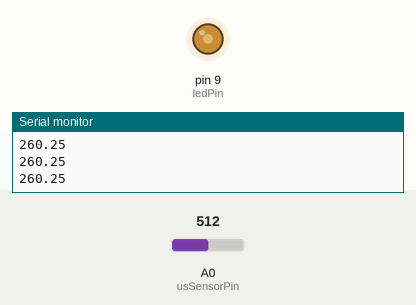
Recording of a sketch running on a simulated Arduino Uno, built with avr-gcc and run on an emulated ATmega328P. Parts: output pins drawn as LEDs (lit = HIGH), the last lines printed to the serial monitor. The inputs (shaded band) are chosen by the test bench; at power-on: A0 (usSensorPin) = 512.

Above: at 1.2 s.
1.3 s: A0 (usSensorPin) set to 306
At 2.5 s:
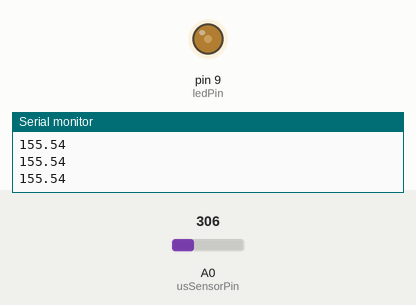
2.8 s: A0 (usSensorPin) set to 122
At 3.4 s:
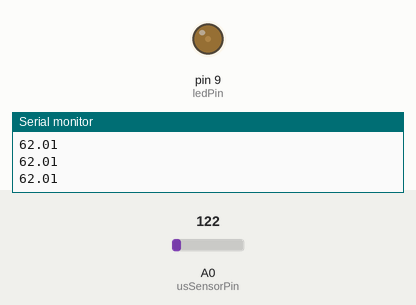
4.3 s: A0 (usSensorPin) set to 900
At 5.8 s:
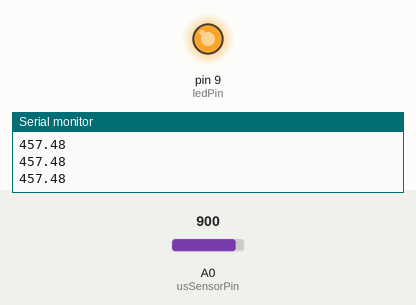
Timing chart, 0 to 7.3 s (numbered marks = the images above; inputs shaded):
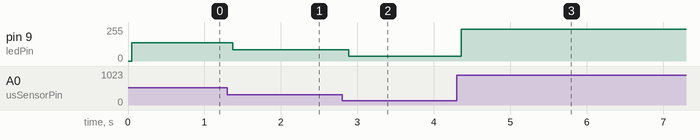

Measured:
- after the input at 1.3 s, pin 9 (ledPin): 137/255 → 83/255 after 0.07 s
- after the input at 2.8 s, pin 9 (ledPin): 83/255 → 35/255 after 0.09 s
- after the input at 4.3 s, pin 9 (ledPin): 35/255 → 237/255 after 0.06 s

The sketch:

activity9b_SensorScreenJam.ino
```cpp
// Ultrasonic Sensor → LED Brightness
// Closer the object, brighter the LED

int usSensorPin = A0;  // select input pin

float usMaxRange = 520.0;
float dataSize = 1023.0;  // 10-bit data

float sensorVal, distVal;


int ledPin = 9;
int brightness = 0;
int fadeAmount = 5;

void setup() {
  // Begin serial communication
  Serial.begin(9600);
  // Output for light
  pinMode(ledPin, OUTPUT);
}

void loop() {
  // read the value from the sensor:
  sensorVal = analogRead(usSensorPin);
  //write brightness value
  analogWrite(ledPin, brightness);

  distVal = sensorVal * usMaxRange / dataSize;

  // clamp min and max distances
  if (distVal < 2) {
    distVal = 2;
  }
  if (distVal > 500) {
    distVal = 500;
  }

  // map distance to brightess, and constrain
  brightness = map(distVal, 2, 500, 0, 255);
  brightness = constrain(brightness, 0, 255);

  //make fade
  brightness += fadeAmount;

  if (brightness <= 0 || brightness >= 255) {
    fadeAmount = -fadeAmount;
  }


  Serial.println(distVal);
  //  Serial.println("cm");

  // Serial.print("Brightness is at:");
  // Serial.println(brightness);
 delay(50);
}
```
